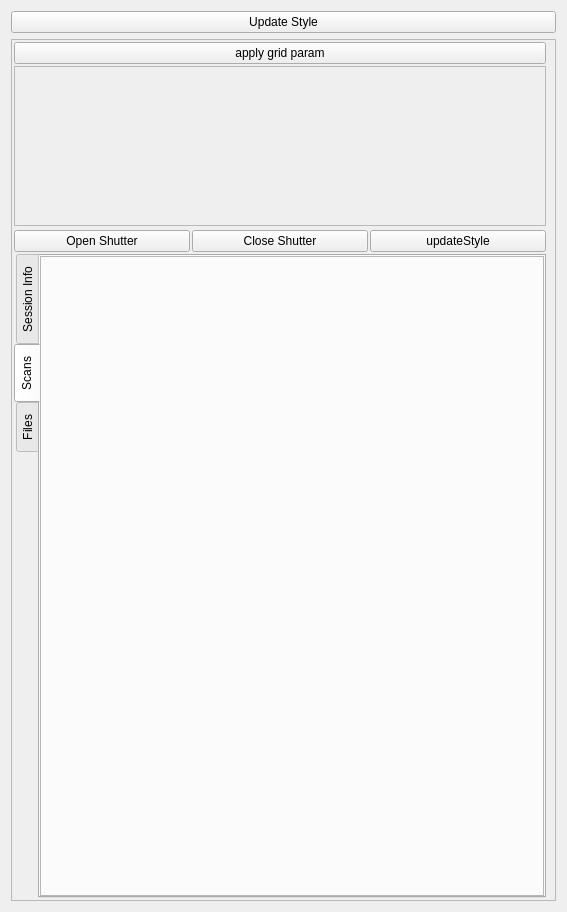
<?xml version="1.0" encoding="UTF-8"?>
<ui version="4.0">
 <class>Form</class>
 <widget class="QWidget" name="Form">
  <property name="geometry">
   <rect>
    <x>0</x>
    <y>0</y>
    <width>567</width>
    <height>912</height>
   </rect>
  </property>
  <property name="windowTitle">
   <string>Form</string>
  </property>
  <layout class="QVBoxLayout" name="verticalLayout_2">
   <item>
    <widget class="QPushButton" name="updateBtn">
     <property name="text">
      <string>Update Style</string>
     </property>
    </widget>
   </item>
   <item>
    <widget class="QFrame" name="frame_7">
     <property name="sizePolicy">
      <sizepolicy hsizetype="Expanding" vsizetype="Expanding">
       <horstretch>0</horstretch>
       <verstretch>0</verstretch>
      </sizepolicy>
     </property>
     <property name="maximumSize">
      <size>
       <width>550</width>
       <height>16777215</height>
      </size>
     </property>
     <property name="frameShape">
      <enum>QFrame::StyledPanel</enum>
     </property>
     <property name="frameShadow">
      <enum>QFrame::Raised</enum>
     </property>
     <layout class="QVBoxLayout" name="verticalLayout_14">
      <property name="spacing">
       <number>2</number>
      </property>
      <property name="leftMargin">
       <number>2</number>
      </property>
      <property name="topMargin">
       <number>2</number>
      </property>
      <property name="bottomMargin">
       <number>2</number>
      </property>
      <item>
       <widget class="QPushButton" name="gridBtn">
        <property name="text">
         <string>apply grid param</string>
        </property>
       </widget>
      </item>
      <item>
       <widget class="QFrame" name="counterPlotFrame">
        <property name="minimumSize">
         <size>
          <width>0</width>
          <height>160</height>
         </size>
        </property>
        <property name="maximumSize">
         <size>
          <width>16777215</width>
          <height>160</height>
         </size>
        </property>
        <property name="frameShape">
         <enum>QFrame::StyledPanel</enum>
        </property>
        <property name="frameShadow">
         <enum>QFrame::Raised</enum>
        </property>
       </widget>
      </item>
      <item>
       <widget class="CurveWidget" name="curvewidget">
        <property name="orientation">
         <enum>Qt::Horizontal</enum>
        </property>
       </widget>
      </item>
      <item>
       <layout class="QHBoxLayout" name="horizontalLayout_6">
        <item>
         <widget class="QPushButton" name="openShutterBtn">
          <property name="text">
           <string>Open Shutter</string>
          </property>
         </widget>
        </item>
        <item>
         <widget class="QPushButton" name="closeShutterBtn">
          <property name="text">
           <string>Close Shutter</string>
          </property>
         </widget>
        </item>
        <item>
         <widget class="QPushButton" name="updateStyleBtn">
          <property name="text">
           <string>updateStyle</string>
          </property>
         </widget>
        </item>
       </layout>
      </item>
      <item>
       <widget class="QTabWidget" name="tabWidget_2">
        <property name="maximumSize">
         <size>
          <width>16777215</width>
          <height>16777215</height>
         </size>
        </property>
        <property name="tabPosition">
         <enum>QTabWidget::West</enum>
        </property>
        <property name="currentIndex">
         <number>1</number>
        </property>
        <widget class="QWidget" name="tab_8">
         <attribute name="title">
          <string>Session Info</string>
         </attribute>
         <layout class="QVBoxLayout" name="verticalLayout_3">
          <property name="spacing">
           <number>0</number>
          </property>
          <property name="margin">
           <number>0</number>
          </property>
          <item>
           <widget class="QScrollArea" name="scrollArea">
            <property name="widgetResizable">
             <bool>true</bool>
            </property>
            <widget class="QWidget" name="scrollAreaWidgetContents">
             <property name="geometry">
              <rect>
               <x>0</x>
               <y>0</y>
               <width>491</width>
               <height>823</height>
              </rect>
             </property>
             <layout class="QVBoxLayout" name="verticalLayout">
              <item>
               <widget class="QGroupBox" name="groupBox_3">
                <property name="maximumSize">
                 <size>
                  <width>500</width>
                  <height>200</height>
                 </size>
                </property>
                <property name="font">
                 <font>
                  <weight>75</weight>
                  <bold>true</bold>
                 </font>
                </property>
                <property name="styleSheet">
                 <string notr="true"/>
                </property>
                <property name="title">
                 <string> User Information</string>
                </property>
                <layout class="QVBoxLayout" name="verticalLayout_20">
                 <item>
                  <layout class="QGridLayout" name="gridLayout_13">
                   <item row="0" column="0">
                    <widget class="QLabel" name="label_45">
                     <property name="minimumSize">
                      <size>
                       <width>100</width>
                       <height>0</height>
                      </size>
                     </property>
                     <property name="maximumSize">
                      <size>
                       <width>100</width>
                       <height>16777215</height>
                      </size>
                     </property>
                     <property name="font">
                      <font>
                       <weight>75</weight>
                       <bold>true</bold>
                      </font>
                     </property>
                     <property name="text">
                      <string>User:</string>
                     </property>
                     <property name="alignment">
                      <set>Qt::AlignRight|Qt::AlignTrailing|Qt::AlignVCenter</set>
                     </property>
                    </widget>
                   </item>
                   <item row="0" column="1">
                    <widget class="QComboBox" name="sesinfo_userNameComboBox">
                     <property name="minimumSize">
                      <size>
                       <width>100</width>
                       <height>20</height>
                      </size>
                     </property>
                     <item>
                      <property name="text">
                       <string>guest</string>
                      </property>
                     </item>
                     <item>
                      <property name="text">
                       <string>bergr</string>
                      </property>
                     </item>
                     <item>
                      <property name="text">
                       <string>bob</string>
                      </property>
                     </item>
                    </widget>
                   </item>
                   <item row="1" column="0">
                    <widget class="QLabel" name="label_84">
                     <property name="minimumSize">
                      <size>
                       <width>100</width>
                       <height>0</height>
                      </size>
                     </property>
                     <property name="maximumSize">
                      <size>
                       <width>100</width>
                       <height>16777215</height>
                      </size>
                     </property>
                     <property name="font">
                      <font>
                       <weight>75</weight>
                       <bold>true</bold>
                      </font>
                     </property>
                     <property name="text">
                      <string>Lab ID:</string>
                     </property>
                     <property name="alignment">
                      <set>Qt::AlignRight|Qt::AlignTrailing|Qt::AlignVCenter</set>
                     </property>
                    </widget>
                   </item>
                   <item row="1" column="1">
                    <widget class="QLineEdit" name="sesinfo_labIDFld">
                     <property name="enabled">
                      <bool>true</bool>
                     </property>
                     <property name="maximumSize">
                      <size>
                       <width>100</width>
                       <height>16777215</height>
                      </size>
                     </property>
                    </widget>
                   </item>
                   <item row="2" column="0">
                    <widget class="QLabel" name="label_85">
                     <property name="minimumSize">
                      <size>
                       <width>100</width>
                       <height>0</height>
                      </size>
                     </property>
                     <property name="maximumSize">
                      <size>
                       <width>100</width>
                       <height>16777215</height>
                      </size>
                     </property>
                     <property name="font">
                      <font>
                       <weight>75</weight>
                       <bold>true</bold>
                      </font>
                     </property>
                     <property name="text">
                      <string>Group Name</string>
                     </property>
                     <property name="alignment">
                      <set>Qt::AlignRight|Qt::AlignTrailing|Qt::AlignVCenter</set>
                     </property>
                    </widget>
                   </item>
                   <item row="2" column="1">
                    <widget class="QLineEdit" name="sesinfo_grpNameFld">
                     <property name="enabled">
                      <bool>true</bool>
                     </property>
                     <property name="maximumSize">
                      <size>
                       <width>100</width>
                       <height>16777215</height>
                      </size>
                     </property>
                    </widget>
                   </item>
                   <item row="3" column="0">
                    <widget class="QLabel" name="label_86">
                     <property name="minimumSize">
                      <size>
                       <width>100</width>
                       <height>0</height>
                      </size>
                     </property>
                     <property name="maximumSize">
                      <size>
                       <width>100</width>
                       <height>16777215</height>
                      </size>
                     </property>
                     <property name="font">
                      <font>
                       <weight>75</weight>
                       <bold>true</bold>
                      </font>
                     </property>
                     <property name="text">
                      <string>Project ID:</string>
                     </property>
                     <property name="alignment">
                      <set>Qt::AlignRight|Qt::AlignTrailing|Qt::AlignVCenter</set>
                     </property>
                    </widget>
                   </item>
                   <item row="3" column="1">
                    <widget class="QLineEdit" name="sesinfo_projIDFld">
                     <property name="enabled">
                      <bool>true</bool>
                     </property>
                     <property name="maximumSize">
                      <size>
                       <width>100</width>
                       <height>16777215</height>
                      </size>
                     </property>
                    </widget>
                   </item>
                   <item row="4" column="0">
                    <widget class="QLabel" name="label_87">
                     <property name="minimumSize">
                      <size>
                       <width>100</width>
                       <height>0</height>
                      </size>
                     </property>
                     <property name="maximumSize">
                      <size>
                       <width>100</width>
                       <height>16777215</height>
                      </size>
                     </property>
                     <property name="font">
                      <font>
                       <weight>75</weight>
                       <bold>true</bold>
                      </font>
                     </property>
                     <property name="text">
                      <string>PI Name:</string>
                     </property>
                     <property name="alignment">
                      <set>Qt::AlignRight|Qt::AlignTrailing|Qt::AlignVCenter</set>
                     </property>
                    </widget>
                   </item>
                   <item row="4" column="1">
                    <widget class="QLineEdit" name="sesinfo_piNameFld">
                     <property name="enabled">
                      <bool>true</bool>
                     </property>
                     <property name="maximumSize">
                      <size>
                       <width>100</width>
                       <height>16777215</height>
                      </size>
                     </property>
                    </widget>
                   </item>
                   <item row="0" column="2">
                    <widget class="QPushButton" name="sesinfo_loginBtn">
                     <property name="minimumSize">
                      <size>
                       <width>0</width>
                       <height>20</height>
                      </size>
                     </property>
                     <property name="text">
                      <string>Login</string>
                     </property>
                    </widget>
                   </item>
                  </layout>
                 </item>
                 <item>
                  <widget class="QLabel" name="sesinfo_loginStsLbl">
                   <property name="minimumSize">
                    <size>
                     <width>0</width>
                     <height>30</height>
                    </size>
                   </property>
                   <property name="maximumSize">
                    <size>
                     <width>16777215</width>
                     <height>16777215</height>
                    </size>
                   </property>
                   <property name="font">
                    <font>
                     <pointsize>10</pointsize>
                     <weight>75</weight>
                     <bold>true</bold>
                    </font>
                   </property>
                   <property name="frameShape">
                    <enum>QFrame::Box</enum>
                   </property>
                   <property name="text">
                    <string>Not Logged In</string>
                   </property>
                   <property name="alignment">
                    <set>Qt::AlignCenter</set>
                   </property>
                  </widget>
                 </item>
                 <item>
                  <layout class="QHBoxLayout" name="horizontalLayout_27">
                   <item>
                    <widget class="QLabel" name="label_98">
                     <property name="maximumSize">
                      <size>
                       <width>80</width>
                       <height>16777215</height>
                      </size>
                     </property>
                     <property name="text">
                      <string>Data Directory:</string>
                     </property>
                    </widget>
                   </item>
                   <item>
                    <widget class="QLabel" name="sesinfo_dataDirLbl">
                     <property name="minimumSize">
                      <size>
                       <width>300</width>
                       <height>25</height>
                      </size>
                     </property>
                     <property name="maximumSize">
                      <size>
                       <width>16777215</width>
                       <height>25</height>
                      </size>
                     </property>
                     <property name="frameShape">
                      <enum>QFrame::Panel</enum>
                     </property>
                     <property name="text">
                      <string/>
                     </property>
                    </widget>
                   </item>
                   <item>
                    <widget class="QToolButton" name="sesinfo_dataDirBtn">
                     <property name="text">
                      <string>...</string>
                     </property>
                     <property name="icon">
                      <iconset resource="../stxm_main.qrc">
                       <normaloff>:/iconsSmall/icons/small/1318611181_8.ico</normaloff>:/iconsSmall/icons/small/1318611181_8.ico</iconset>
                     </property>
                    </widget>
                   </item>
                  </layout>
                 </item>
                </layout>
               </widget>
              </item>
              <item>
               <widget class="QGroupBox" name="groupBox_2">
                <property name="font">
                 <font>
                  <weight>75</weight>
                  <bold>true</bold>
                 </font>
                </property>
                <property name="title">
                 <string> Select Sample Position </string>
                </property>
                <layout class="QHBoxLayout" name="horizontalLayout_3">
                 <item>
                  <spacer name="horizontalSpacer_12">
                   <property name="orientation">
                    <enum>Qt::Horizontal</enum>
                   </property>
                   <property name="sizeHint" stdset="0">
                    <size>
                     <width>128</width>
                     <height>20</height>
                    </size>
                   </property>
                  </spacer>
                 </item>
                 <item>
                  <widget class="QFrame" name="sampleSelFrame">
                   <property name="minimumSize">
                    <size>
                     <width>200</width>
                     <height>140</height>
                    </size>
                   </property>
                   <property name="maximumSize">
                    <size>
                     <width>16777215</width>
                     <height>140</height>
                    </size>
                   </property>
                   <property name="frameShape">
                    <enum>QFrame::StyledPanel</enum>
                   </property>
                   <property name="frameShadow">
                    <enum>QFrame::Raised</enum>
                   </property>
                  </widget>
                 </item>
                 <item>
                  <spacer name="horizontalSpacer_13">
                   <property name="orientation">
                    <enum>Qt::Horizontal</enum>
                   </property>
                   <property name="sizeHint" stdset="0">
                    <size>
                     <width>127</width>
                     <height>20</height>
                    </size>
                   </property>
                  </spacer>
                 </item>
                </layout>
               </widget>
              </item>
              <item>
               <widget class="QGroupBox" name="sampleInfoGrpBox">
                <property name="enabled">
                 <bool>true</bool>
                </property>
                <property name="minimumSize">
                 <size>
                  <width>36</width>
                  <height>0</height>
                 </size>
                </property>
                <property name="maximumSize">
                 <size>
                  <width>500</width>
                  <height>16777215</height>
                 </size>
                </property>
                <property name="font">
                 <font>
                  <weight>75</weight>
                  <bold>true</bold>
                 </font>
                </property>
                <property name="title">
                 <string>Sample Position Info</string>
                </property>
                <layout class="QVBoxLayout" name="verticalLayout_26">
                 <item>
                  <layout class="QHBoxLayout" name="horizontalLayout_16">
                   <item>
                    <widget class="QPushButton" name="sesinfo_posBtn_1">
                     <property name="enabled">
                      <bool>true</bool>
                     </property>
                     <property name="text">
                      <string>1</string>
                     </property>
                    </widget>
                   </item>
                   <item>
                    <widget class="QPushButton" name="sesinfo_posBtn_2">
                     <property name="enabled">
                      <bool>true</bool>
                     </property>
                     <property name="text">
                      <string>2</string>
                     </property>
                    </widget>
                   </item>
                   <item>
                    <widget class="QPushButton" name="sesinfo_posBtn_3">
                     <property name="enabled">
                      <bool>true</bool>
                     </property>
                     <property name="text">
                      <string>3</string>
                     </property>
                    </widget>
                   </item>
                   <item>
                    <widget class="QPushButton" name="sesinfo_posBtn_4">
                     <property name="enabled">
                      <bool>true</bool>
                     </property>
                     <property name="text">
                      <string>4</string>
                     </property>
                    </widget>
                   </item>
                   <item>
                    <widget class="QPushButton" name="sesinfo_posBtn_5">
                     <property name="enabled">
                      <bool>true</bool>
                     </property>
                     <property name="text">
                      <string>5</string>
                     </property>
                    </widget>
                   </item>
                   <item>
                    <widget class="QPushButton" name="sesinfo_posBtn_6">
                     <property name="enabled">
                      <bool>true</bool>
                     </property>
                     <property name="text">
                      <string>6</string>
                     </property>
                    </widget>
                   </item>
                  </layout>
                 </item>
                 <item>
                  <layout class="QHBoxLayout" name="horizontalLayout_30">
                   <item>
                    <layout class="QVBoxLayout" name="verticalLayout_29">
                     <item>
                      <spacer name="verticalSpacer_9">
                       <property name="orientation">
                        <enum>Qt::Vertical</enum>
                       </property>
                       <property name="sizeHint" stdset="0">
                        <size>
                         <width>20</width>
                         <height>40</height>
                        </size>
                       </property>
                      </spacer>
                     </item>
                     <item>
                      <widget class="QLabel" name="label_104">
                       <property name="text">
                        <string>Approx sample center X:</string>
                       </property>
                      </widget>
                     </item>
                     <item>
                      <layout class="QHBoxLayout" name="horizontalLayout_31">
                       <item>
                        <widget class="QLineEdit" name="sesinfo_xcenterFld">
                         <property name="enabled">
                          <bool>true</bool>
                         </property>
                         <property name="maximumSize">
                          <size>
                           <width>75</width>
                           <height>16777215</height>
                          </size>
                         </property>
                         <property name="text">
                          <string>6345.0</string>
                         </property>
                        </widget>
                       </item>
                       <item>
                        <widget class="QLabel" name="label_105">
                         <property name="text">
                          <string>um</string>
                         </property>
                        </widget>
                       </item>
                      </layout>
                     </item>
                    </layout>
                   </item>
                   <item>
                    <spacer name="horizontalSpacer_14">
                     <property name="orientation">
                      <enum>Qt::Horizontal</enum>
                     </property>
                     <property name="sizeHint" stdset="0">
                      <size>
                       <width>40</width>
                       <height>20</height>
                      </size>
                     </property>
                    </spacer>
                   </item>
                   <item>
                    <layout class="QVBoxLayout" name="verticalLayout_30">
                     <item>
                      <widget class="QLabel" name="sesinfo_imgFnameLbl">
                       <property name="enabled">
                        <bool>true</bool>
                       </property>
                       <property name="font">
                        <font>
                         <weight>75</weight>
                         <bold>true</bold>
                        </font>
                       </property>
                       <property name="text">
                        <string>A1100010_001.xim</string>
                       </property>
                       <property name="textFormat">
                        <enum>Qt::LogText</enum>
                       </property>
                       <property name="alignment">
                        <set>Qt::AlignCenter</set>
                       </property>
                      </widget>
                     </item>
                     <item>
                      <widget class="QLabel" name="sesinfo_imgLbl">
                       <property name="enabled">
                        <bool>true</bool>
                       </property>
                       <property name="text">
                        <string/>
                       </property>
                       <property name="pixmap">
                        <pixmap>../data/a101207/A101207006.json.bmp</pixmap>
                       </property>
                      </widget>
                     </item>
                    </layout>
                   </item>
                   <item>
                    <layout class="QVBoxLayout" name="verticalLayout_31">
                     <item>
                      <spacer name="verticalSpacer_10">
                       <property name="orientation">
                        <enum>Qt::Vertical</enum>
                       </property>
                       <property name="sizeHint" stdset="0">
                        <size>
                         <width>20</width>
                         <height>40</height>
                        </size>
                       </property>
                      </spacer>
                     </item>
                     <item>
                      <widget class="QLabel" name="label_106">
                       <property name="text">
                        <string>Approx sample center Y:</string>
                       </property>
                      </widget>
                     </item>
                     <item>
                      <layout class="QHBoxLayout" name="horizontalLayout_32">
                       <item>
                        <widget class="QLineEdit" name="sesinfo_ycenterFld">
                         <property name="enabled">
                          <bool>true</bool>
                         </property>
                         <property name="maximumSize">
                          <size>
                           <width>75</width>
                           <height>16777215</height>
                          </size>
                         </property>
                         <property name="text">
                          <string>563.5</string>
                         </property>
                        </widget>
                       </item>
                       <item>
                        <widget class="QLabel" name="label_107">
                         <property name="text">
                          <string>um</string>
                         </property>
                        </widget>
                       </item>
                      </layout>
                     </item>
                    </layout>
                   </item>
                   <item>
                    <spacer name="horizontalSpacer_15">
                     <property name="orientation">
                      <enum>Qt::Horizontal</enum>
                     </property>
                     <property name="sizeHint" stdset="0">
                      <size>
                       <width>40</width>
                       <height>20</height>
                      </size>
                     </property>
                    </spacer>
                   </item>
                  </layout>
                 </item>
                 <item>
                  <layout class="QVBoxLayout" name="verticalLayout_32">
                   <item>
                    <widget class="QLabel" name="label_108">
                     <property name="font">
                      <font>
                       <weight>75</weight>
                       <bold>true</bold>
                      </font>
                     </property>
                     <property name="text">
                      <string>Notes</string>
                     </property>
                    </widget>
                   </item>
                   <item>
                    <widget class="QTextEdit" name="sesinfo_notesEdtFld">
                     <property name="enabled">
                      <bool>true</bool>
                     </property>
                     <property name="minimumSize">
                      <size>
                       <width>0</width>
                       <height>100</height>
                      </size>
                     </property>
                     <property name="palette">
                      <palette>
                       <active>
                        <colorrole role="Button">
                         <brush brushstyle="SolidPattern">
                          <color alpha="255">
                           <red>255</red>
                           <green>255</green>
                           <blue>255</blue>
                          </color>
                         </brush>
                        </colorrole>
                        <colorrole role="Base">
                         <brush brushstyle="SolidPattern">
                          <color alpha="255">
                           <red>255</red>
                           <green>255</green>
                           <blue>255</blue>
                          </color>
                         </brush>
                        </colorrole>
                        <colorrole role="Window">
                         <brush brushstyle="SolidPattern">
                          <color alpha="255">
                           <red>255</red>
                           <green>255</green>
                           <blue>255</blue>
                          </color>
                         </brush>
                        </colorrole>
                       </active>
                       <inactive>
                        <colorrole role="Button">
                         <brush brushstyle="SolidPattern">
                          <color alpha="255">
                           <red>255</red>
                           <green>255</green>
                           <blue>255</blue>
                          </color>
                         </brush>
                        </colorrole>
                        <colorrole role="Base">
                         <brush brushstyle="SolidPattern">
                          <color alpha="255">
                           <red>255</red>
                           <green>255</green>
                           <blue>255</blue>
                          </color>
                         </brush>
                        </colorrole>
                        <colorrole role="Window">
                         <brush brushstyle="SolidPattern">
                          <color alpha="255">
                           <red>255</red>
                           <green>255</green>
                           <blue>255</blue>
                          </color>
                         </brush>
                        </colorrole>
                       </inactive>
                       <disabled>
                        <colorrole role="Button">
                         <brush brushstyle="SolidPattern">
                          <color alpha="255">
                           <red>255</red>
                           <green>255</green>
                           <blue>255</blue>
                          </color>
                         </brush>
                        </colorrole>
                        <colorrole role="Base">
                         <brush brushstyle="SolidPattern">
                          <color alpha="255">
                           <red>255</red>
                           <green>255</green>
                           <blue>255</blue>
                          </color>
                         </brush>
                        </colorrole>
                        <colorrole role="Window">
                         <brush brushstyle="SolidPattern">
                          <color alpha="255">
                           <red>255</red>
                           <green>255</green>
                           <blue>255</blue>
                          </color>
                         </brush>
                        </colorrole>
                       </disabled>
                      </palette>
                     </property>
                     <property name="verticalScrollBarPolicy">
                      <enum>Qt::ScrollBarAlwaysOn</enum>
                     </property>
                     <property name="html">
                      <string>&lt;!DOCTYPE HTML PUBLIC &quot;-//W3C//DTD HTML 4.0//EN&quot; &quot;http://www.w3.org/TR/REC-html40/strict.dtd&quot;&gt;
&lt;html&gt;&lt;head&gt;&lt;meta name=&quot;qrichtext&quot; content=&quot;1&quot; /&gt;&lt;style type=&quot;text/css&quot;&gt;
p, li { white-space: pre-wrap; }
&lt;/style&gt;&lt;/head&gt;&lt;body style=&quot; font-family:'MS Shell Dlg 2'; font-size:8.25pt; font-weight:600; font-style:normal;&quot;&gt;
&lt;p style=&quot; margin-top:0px; margin-bottom:0px; margin-left:0px; margin-right:0px; -qt-block-indent:0; text-indent:0px;&quot;&gt;&lt;span style=&quot; font-size:8pt;&quot;&gt;Sample Position n:&lt;/span&gt;&lt;/p&gt;
&lt;p style=&quot; margin-top:0px; margin-bottom:0px; margin-left:0px; margin-right:0px; -qt-block-indent:0; text-indent:0px;&quot;&gt;&lt;span style=&quot; font-size:8pt; font-weight:400;&quot;&gt;   &lt;/span&gt;&lt;span style=&quot; font-size:8pt; font-weight:400; font-style:italic;&quot;&gt;TYPE:&lt;/span&gt;&lt;/p&gt;
&lt;p style=&quot;-qt-paragraph-type:empty; margin-top:0px; margin-bottom:0px; margin-left:0px; margin-right:0px; -qt-block-indent:0; text-indent:0px; font-size:8pt; font-weight:400; font-style:italic;&quot;&gt;&lt;/p&gt;
&lt;p style=&quot; margin-top:0px; margin-bottom:0px; margin-left:0px; margin-right:0px; -qt-block-indent:0; text-indent:0px;&quot;&gt;&lt;span style=&quot; font-size:8pt; font-weight:400; font-style:italic;&quot;&gt;   SIZE:&lt;/span&gt;&lt;/p&gt;
&lt;p style=&quot;-qt-paragraph-type:empty; margin-top:0px; margin-bottom:0px; margin-left:0px; margin-right:0px; -qt-block-indent:0; text-indent:0px; font-size:8pt; font-weight:400; font-style:italic;&quot;&gt;&lt;/p&gt;
&lt;p style=&quot; margin-top:0px; margin-bottom:0px; margin-left:0px; margin-right:0px; -qt-block-indent:0; text-indent:0px;&quot;&gt;&lt;span style=&quot; font-size:8pt; font-weight:400; font-style:italic;&quot;&gt;   MATERIAL:&lt;/span&gt;&lt;/p&gt;
&lt;p style=&quot;-qt-paragraph-type:empty; margin-top:0px; margin-bottom:0px; margin-left:0px; margin-right:0px; -qt-block-indent:0; text-indent:0px; font-size:8pt; font-weight:400; font-style:italic;&quot;&gt;&lt;/p&gt;
&lt;p style=&quot; margin-top:0px; margin-bottom:0px; margin-left:0px; margin-right:0px; -qt-block-indent:0; text-indent:0px;&quot;&gt;&lt;span style=&quot; font-size:8pt; font-weight:400; font-style:italic;&quot;&gt;   RELEVANT ENERGIES:&lt;/span&gt;&lt;/p&gt;
&lt;p style=&quot;-qt-paragraph-type:empty; margin-top:0px; margin-bottom:0px; margin-left:0px; margin-right:0px; -qt-block-indent:0; text-indent:0px; font-size:8pt; font-weight:400;&quot;&gt;&lt;/p&gt;&lt;/body&gt;&lt;/html&gt;</string>
                     </property>
                    </widget>
                   </item>
                  </layout>
                 </item>
                </layout>
               </widget>
              </item>
              <item>
               <spacer name="verticalSpacer_8">
                <property name="orientation">
                 <enum>Qt::Vertical</enum>
                </property>
                <property name="sizeHint" stdset="0">
                 <size>
                  <width>20</width>
                  <height>14</height>
                 </size>
                </property>
               </spacer>
              </item>
             </layout>
            </widget>
           </widget>
          </item>
         </layout>
        </widget>
        <widget class="QWidget" name="tab_2">
         <attribute name="title">
          <string>Scans</string>
         </attribute>
         <layout class="QVBoxLayout" name="verticalLayout_9">
          <property name="spacing">
           <number>0</number>
          </property>
          <property name="margin">
           <number>0</number>
          </property>
          <item>
           <widget class="QFrame" name="scansFrame">
            <property name="sizePolicy">
             <sizepolicy hsizetype="MinimumExpanding" vsizetype="MinimumExpanding">
              <horstretch>0</horstretch>
              <verstretch>0</verstretch>
             </sizepolicy>
            </property>
            <property name="frameShape">
             <enum>QFrame::StyledPanel</enum>
            </property>
            <property name="frameShadow">
             <enum>QFrame::Raised</enum>
            </property>
           </widget>
          </item>
         </layout>
        </widget>
        <widget class="QWidget" name="tab_12">
         <attribute name="title">
          <string>Files</string>
         </attribute>
         <layout class="QVBoxLayout" name="verticalLayout_35">
          <item>
           <widget class="QTreeView" name="dirTreeView">
            <property name="minimumSize">
             <size>
              <width>0</width>
              <height>400</height>
             </size>
            </property>
           </widget>
          </item>
          <item>
           <widget class="QTableView" name="tableView">
            <property name="minimumSize">
             <size>
              <width>0</width>
              <height>50</height>
             </size>
            </property>
           </widget>
          </item>
          <item>
           <spacer name="verticalSpacer_11">
            <property name="orientation">
             <enum>Qt::Vertical</enum>
            </property>
            <property name="sizeType">
             <enum>QSizePolicy::Expanding</enum>
            </property>
            <property name="sizeHint" stdset="0">
             <size>
              <width>20</width>
              <height>20</height>
             </size>
            </property>
           </spacer>
          </item>
         </layout>
        </widget>
       </widget>
      </item>
     </layout>
    </widget>
   </item>
  </layout>
 </widget>
 <customwidgets>
  <customwidget>
   <class>CurveWidget</class>
   <extends>QSplitter</extends>
   <header>guiqwt.plot</header>
  </customwidget>
 </customwidgets>
 <resources>
  <include location="../stxm_main.qrc"/>
 </resources>
 <connections/>
</ui>
